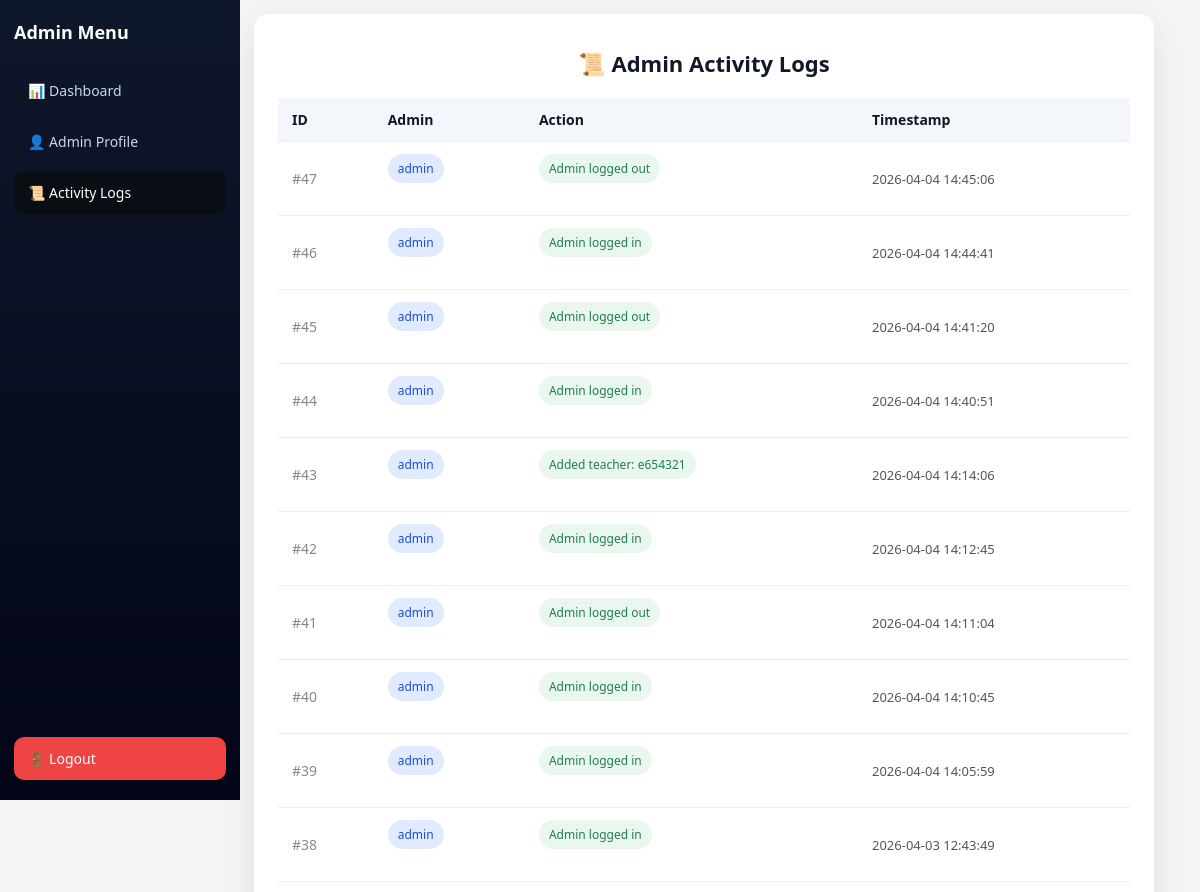
The app's page /admin/logs (signed in, upper part), older data.
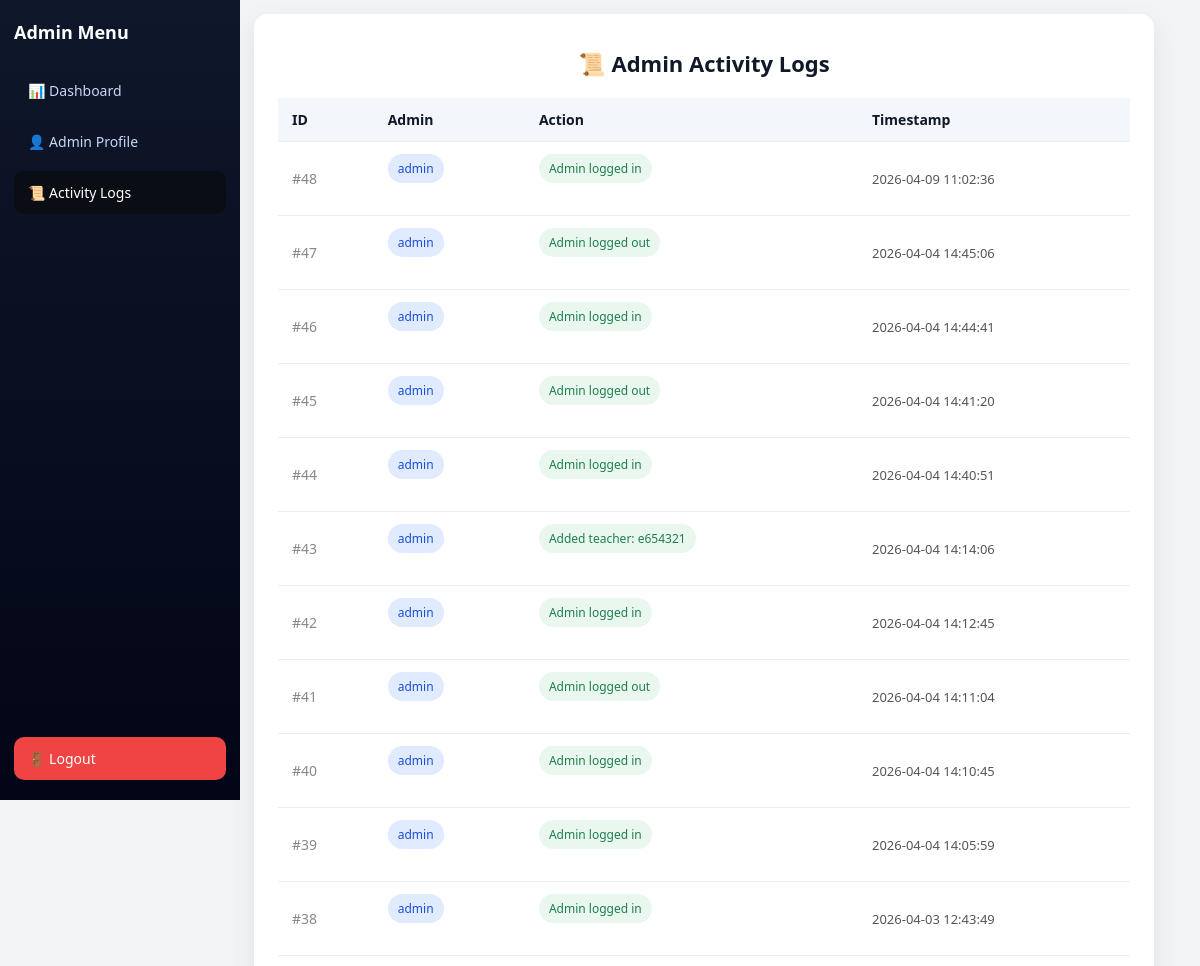
The same page, newer data.
### tables this page shows
CREATE TABLE admin_logs (
    id INTEGER PRIMARY KEY AUTOINCREMENT,
    admin_username TEXT,
    action TEXT,
    timestamp DATETIME DEFAULT CURRENT_TIMESTAMP
);

### app.py (the view)
@app.route('/admin/logs')
def admin_logs():
    if not session.get('admin_logged_in'):
        return redirect(url_for('admin_login'))
    conn = get_db_connection()
    rows = conn.execute("""
        SELECT * FROM admin_logs
        ORDER BY timestamp DESC
    """).fetchall()
    conn.close()
    ist = timezone(timedelta(hours=5, minutes=30))
    logs = []
    for r in rows:
        utc_time = datetime.strptime(r["timestamp"], "%Y-%m-%d %H:%M:%S")
        utc_time = utc_time.replace(tzinfo=timezone.utc)
        ist_time = utc_time.astimezone(ist)
        logs.append({
            "id": r["id"],
            "admin_username": r["admin_username"],
            "action": r["action"],
            "timestamp": ist_time.strftime("%Y-%m-%d %H:%M:%S")
        })
    return render_template("admin_logs.html", logs=logs)

### app.py (called while the page is built)
def get_db_connection():
    conn = sqlite3.connect(DB_PATH)
    conn.row_factory = sqlite3.Row
    return conn

### templates/admin_logs.html (shortened to what this page needs)
<!doctype html>
<html lang="en">
  <head>
    <link
      rel="stylesheet"
      href="{{ url_for('static', filename='css/style.css') }}"
    />
  </head>
  <body>
    <div class="app-layout">
      <aside class="sidebar">
        <div class="sidebar-logo">
          <h3>Admin Menu</h3>
        </div>
        <nav class="sidebar-menu">
          <a href="/admin-dashboard">📊 Dashboard</a>
          <a href="/admin/profile">👤 Admin Profile</a>
          <a href="/admin/logs" class="active">📜 Activity Logs</a>
          <a href="/logout" class="logout">🚪 Logout</a>
        </nav>
      </aside>
      <main class="main-content">
        <div class="card">
          <h2 class="card-title">📜 Admin Activity Logs</h2>
          {% if logs %}
          <table class="logs-table">
            <thead>
              <tr>
                <th>ID</th>
                <th>Admin</th>
                <th>Action</th>
                <th>Timestamp</th>
              </tr>
            </thead>
            <tbody>
              {% for log in logs %}
              <tr>
                <td>#{{ log.id }}</td>
                <td>
                  <span class="badge admin">{{ log.admin_username }}</span>
                </td>
                <td>
                  <span class="badge action">{{ log.action }}</span>
                </td>
                <td>{{ log.timestamp }}</td>
              </tr>
              {% endfor %}
            </tbody>
          </table>
          {% else %}
          <p class="empty-state">No activity logs found.</p>
          {% endif %}
        </div>
      </main>
    </div>
  </body>
</html>

Row changes from the older to the newer data that the page shows:
added admin_logs: id "48", admin_username "admin", action "Admin logged in", timestamp "2026-04-09 11:02:36"
